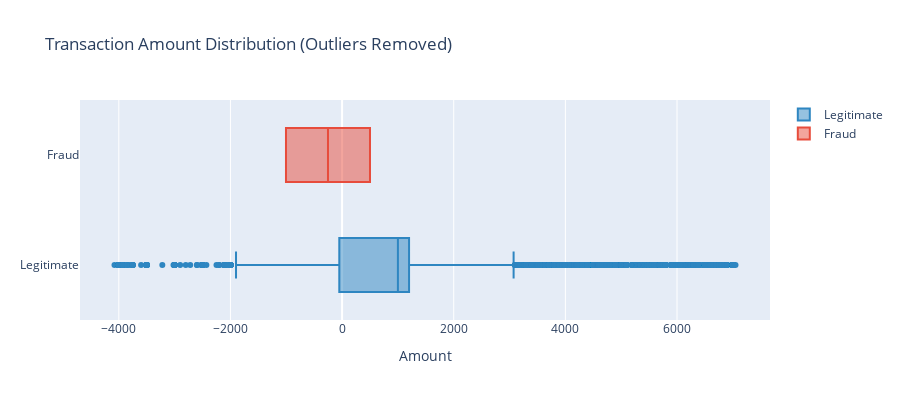

The code cell stored with this chart in its notebook:
### Markdown cell above
## 4. Transaction Amount Analysis

### Code cell
# Compare amount distributions for fraud vs legitimate
fig = go.Figure()

# Remove outliers for better visualization (using IQR method)
Q1 = train['Amount'].quantile(0.25)
Q3 = train['Amount'].quantile(0.75)
IQR = Q3 - Q1
train_clean = train[(train['Amount'] >= Q1 - 1.5*IQR) & (train['Amount'] <= Q3 + 1.5*IQR)]

fig.add_trace(go.Box(
    x=train_clean[train_clean['FraudResult']==0]['Amount'],
    name='Legitimate',
    marker_color='#2E86C1'
))

fig.add_trace(go.Box(
    x=train_clean[train_clean['FraudResult']==1]['Amount'],
    name='Fraud',
    marker_color='#E74C3C'
))

fig.update_layout(
    title='Transaction Amount Distribution (Outliers Removed)',
    xaxis_title='Amount',
    height=400
)

fig.show()

### Figure 1 — Plotly figure (JSON) as saved in the notebook; plotly's stock layout.template omitted (floating-point values rounded to 4 significant figures; data arrays with more than 128 entries replaced by an {"elided": "..."} marker saying what was removed)
{"data": [{"marker": {"color": "#2E86C1"}, "name": "Legitimate", "type": "box", "x": {"elided": "71219 float values"}}, {"marker": {"color": "#E74C3C"}, "name": "Fraud", "type": "box", "x": [500, -1005]}], "layout": {"height": 400, "title": {"text": "Transaction Amount Distribution (Outliers Removed)"}, "xaxis": {"title": {"text": "Amount"}}}}
